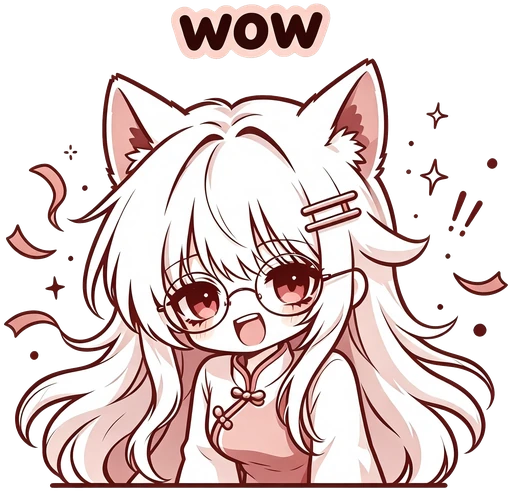
#> input picture webp/WOW.webp, 512 x 492 px, given in place of 哈哈哈.png, which was not available
$ python build_assets.py
#> lines starting #> are read from the running program, lines starting #| are printed output that depends on the picture; pictures that were not available may be replaced by others from this repository, and a replacement may not be noted
"""生成 表情缩略图 (300x300 PNG) 与 表情封面图 (200x200 PNG，去文字)。
去文字只作用于封面图：用连通域找到顶部文字块及其描边整体抹除。
"""
import os, io
import numpy as np
from PIL import Image
from scipy import ndimage

SRC = r"C:\Users\Admin\OneDrive\Desktop\合格"
THUMB_DIR = r"C:\Users\Admin\OneDrive\Desktop\上传\表情缩略图"
COVER_DIR = r"C:\Users\Admin\OneDrive\Desktop\上传\表情封面图"
os.makedirs(THUMB_DIR, exist_ok=True)
os.makedirs(COVER_DIR, exist_ok=True)

# 上一套 16 个的编号沿用，方便和旧的 zip 一一对应
OLD = [
    ("哈哈哈", 1), ("比心", 2), ("点赞", 3), ("撒花", 4), ("加油", 5), ("害羞", 6),
    ("思考", 7), ("吃瓜", 8), ("谢谢", 9), ("震惊", 10), ("心累", 11), ("摸鱼", 12),
    ("躺平", 13), ("大无语", 14), ("愤怒", 15), ("哭泣", 16),
]
EXTRA = [("打call", None)]  # 新增，编号待定


# [52 lines left out: functions strip_text, inside, not called in this run]


def fit_canvas(im, size, margin=0, background=None):
    """裁剪透明边 -> 等比缩放 -> 居中放到 size x size 画布"""
    src = im.convert("RGBA")
    bbox = src.split()[3].point(lambda p: 255 if p > 24 else 0).getbbox()
    if bbox:
        pad = 4
        src = src.crop((
            max(0, bbox[0] - pad), max(0, bbox[1] - pad),
            min(src.width, bbox[2] + pad), min(src.height, bbox[3] + pad)))
    inner = size - margin * 2
    scale = min(inner / src.width, inner / src.height)
    nw, nh = max(1, round(src.width * scale)), max(1, round(src.height * scale))
    src = src.resize((nw, nh), Image.LANCZOS)
    canvas = Image.new("RGBA", (size, size), background or (0, 0, 0, 0))
    canvas.paste(src, ((size - nw) // 2, (size - nh) // 2), src)
    return canvas


def save_codec(im, path, limit):
    """先存 RGBA，超过限制再逐步量化"""
    best = None
    for colors in [None, 256, 128]:
        buf = io.BytesIO()
        out = im
        if colors:
            if im.mode != "RGBA":
                out = im
                q = im.convert("RGBA").quantize(colors=colors, method=Image.FASTOCTREE)
                out = q.convert("RGBA")
            else:
                out = im.quantize(colors=colors, method=Image.FASTOCTREE).convert("RGBA")
        out.save(buf, "PNG", optimize=True)
        if buf.tell() <= limit:
            data = buf.getvalue()
            with open(path, "wb") as f:
                f.write(data)
            print(f"  {os.path.basename(path)} {im.width}x{im.height} "
                  f"{len(data)/1024:.1f} KB (colors={colors})")
            return True
        if best is None or len(buf.getvalue()) < len(best):
            best = buf.getvalue()
    with open(path, "wb") as f:
        f.write(best)
    print(f"  ! {os.path.basename(path)} still {len(best)/1024:.1f} KB")
    return False


jobs = OLD + EXTRA
print("== 表情缩略图 ==")
for name, num in jobs:
    src = os.path.join(SRC, f"{name}.png")
    im = Image.open(src).convert("RGBA")
#> im is the input picture: PIL image 512x492 RGBA; mean R, G, B, A 133.4, 116.1, 114.5, 150.3
    canvas = fit_canvas(im, 300, margin=6)
#> in fit_canvas, `bbox = src.split()[3].point(lambda p: 255 if p > 24 else 0).getbbox()`: bbox = (4, 3, 508, 488)
#> in fit_canvas, `src = src.resize((nw, nh), Image.LANCZOS)`:
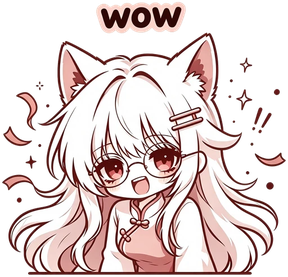
#> src: PIL image 288x277 RGBA; mean R, G, B, A 126.1, 108.2, 106.8, 150.3; transparent parts drawn white
#> in fit_canvas, `canvas = Image.new("RGBA", (size, size), background or (0, 0, 0, 0))`: canvas: PIL image 300x300 RGBA; every value is 0
#> in fit_canvas, `canvas.paste(src, ((size - nw) // 2, (size - nh) // 2), src)`:
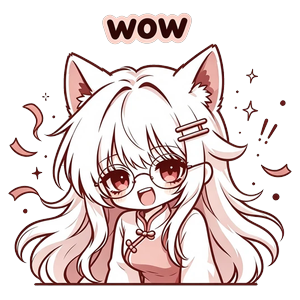
#> canvas: PIL image 300x300 RGBA; mean R, G, B, A 106.9, 92.9, 91.7, 131.8; transparent parts drawn white
    save_codec(canvas, os.path.join(THUMB_DIR, f"{name}_{num if num else '17'}.png"), 200 * 1024)
#> pass 2 of the loop `for name, num in jobs:`:
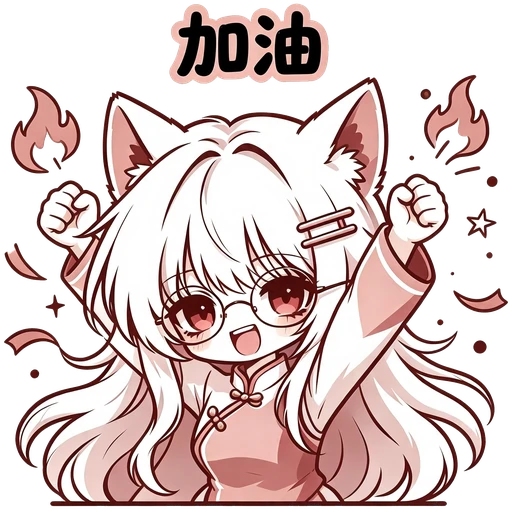
#> input picture webp/加油_2.webp, 512 x 510 px, given in place of 比心.png, which was not available
#> im is the input picture: PIL image 512x510 RGBA; mean R, G, B, A 137.7, 116.8, 114.8, 161.8
#> bbox = (4, 3, 508, 507)
#> in fit_canvas (call 2), `src = src.resize((nw, nh), Image.LANCZOS)`:
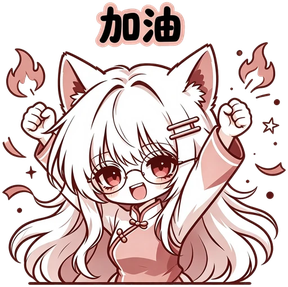
#> src: PIL image 288x287 RGBA; mean R, G, B, A 130.2, 109, 107.1, 161.8; transparent parts drawn white
#> in fit_canvas (call 2), `canvas.paste(src, ((size - nw) // 2, (size - nh) // 2), src)`:
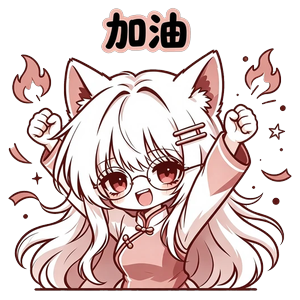
#> canvas: PIL image 300x300 RGBA; mean R, G, B, A 114, 96.3, 94.7, 147.1; transparent parts drawn white
#> the loop in save_codec, `for colors in [None, 256, 128]:` made 1 pass
#|   比心_2.png 300x300 136.7 KB (colors=None)
#> (the run stopped early here; a loop or call above may not have finished)
